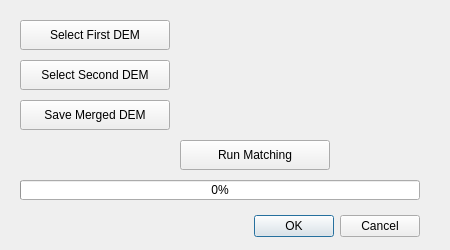
<ui version="4.0">
 <class>DEMMatcherDialogBase</class>
 <widget class="QDialog" name="DEMMatcherDialogBase">
  <property name="geometry">
   <rect>
    <x>0</x>
    <y>0</y>
    <width>450</width>
    <height>250</height>
   </rect>
  </property>
  <property name="windowTitle">
   <string>DEM Matcher</string>
  </property>

  <!-- First DEM selection -->
  <widget class="QPushButton" name="select_dem1">
   <property name="geometry">
    <rect>
     <x>20</x>
     <y>20</y>
     <width>150</width>
     <height>30</height>
    </rect>
   </property>
   <property name="text">
    <string>Select First DEM</string>
   </property>
  </widget>

  <!-- Second DEM selection -->
  <widget class="QPushButton" name="select_dem2">
   <property name="geometry">
    <rect>
     <x>20</x>
     <y>60</y>
     <width>150</width>
     <height>30</height>
    </rect>
   </property>
   <property name="text">
    <string>Select Second DEM</string>
   </property>
  </widget>

  <!-- Output file selection -->
  <widget class="QPushButton" name="save_output">
   <property name="geometry">
    <rect>
     <x>20</x>
     <y>100</y>
     <width>150</width>
     <height>30</height>
    </rect>
   </property>
   <property name="text">
    <string>Save Merged DEM</string>
   </property>
  </widget>

  <!-- Run button -->
  <widget class="QPushButton" name="run_process">
   <property name="geometry">
    <rect>
     <x>180</x>
     <y>140</y>
     <width>150</width>
     <height>30</height>
    </rect>
   </property>
   <property name="text">
    <string>Run Matching</string>
   </property>
  </widget>

  <!-- Progress bar -->
  <widget class="QProgressBar" name="progress_bar">
   <property name="geometry">
    <rect>
     <x>20</x>
     <y>180</y>
     <width>400</width>
     <height>20</height>
    </rect>
   </property>
   <property name="minimum">
    <number>0</number>
   </property>
   <property name="maximum">
    <number>100</number>
   </property>
   <property name="value">
    <number>0</number>
   </property>
  </widget>

  <!-- Button Box -->
  <widget class="QDialogButtonBox" name="button_box">
   <property name="geometry">
    <rect>
     <x>20</x>
     <y>210</y>
     <width>400</width>
     <height>32</height>
    </rect>
   </property>
   <property name="orientation">
    <enum>Qt::Horizontal</enum>
   </property>
   <property name="standardButtons">
    <set>QDialogButtonBox::Cancel|QDialogButtonBox::Ok</set>
   </property>
  </widget>
 </widget>

 <resources/>
 <connections>
  <connection>
   <sender>button_box</sender>
   <signal>accepted()</signal>
   <receiver>DEMMatcherDialogBase</receiver>
   <slot>accept()</slot>
  </connection>
  <connection>
   <sender>button_box</sender>
   <signal>rejected()</signal>
   <receiver>DEMMatcherDialogBase</receiver>
   <slot>reject()</slot>
  </connection>
  <connection>
   <sender>select_dem1</sender>
   <signal>clicked()</signal>
   <receiver>DEMMatcherDialogBase</receiver>
   <slot>selectDEM1()</slot>
  </connection>
  <connection>
   <sender>select_dem2</sender>
   <signal>clicked()</signal>
   <receiver>DEMMatcherDialogBase</receiver>
   <slot>selectDEM2()</slot>
  </connection>
  <connection>
   <sender>save_output</sender>
   <signal>clicked()</signal>
   <receiver>DEMMatcherDialogBase</receiver>
   <slot>saveOutputDEM()</slot>
  </connection>
  <connection>
   <sender>run_process</sender>
   <signal>clicked()</signal>
   <receiver>DEMMatcherDialogBase</receiver>
   <slot>runMatching()</slot>
  </connection>
 </connections>
</ui>
